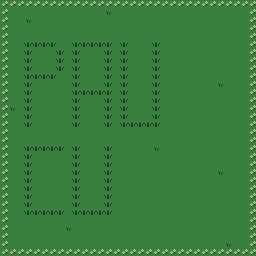

This is a level from a 2D game, rendered from its Tiled map with the project's own tilesets. A one-line summary and the complete map file follow:
An orthogonal 32x32 tile map with 8x8 px tiles, 1 tile layer (tilemap), 2 tilesets.

<map version="1.9" tiledversion="1.9.1" orientation="orthogonal" renderorder="right-down" width="32" height="32" tilewidth="8" tileheight="8" infinite="0" nextlayerid="2" nextobjectid="1">
 <editorsettings>
  <chunksize width="32" height="32" />
  <export target="../source/map.c" format="gba" />
 </editorsettings>
 <tileset firstgid="1" name="tileset" tilewidth="8" tileheight="8" tilecount="32" columns="8">
  <image source="tileset.bmp" width="64" height="32" />
 </tileset>
 <tileset firstgid="33" name="tileset2" tilewidth="8" tileheight="8" tilecount="139" columns="1">
  <image source="tileset2.bmp" width="8" height="1112" />
 </tileset>
 <layer id="1" name="tilemap" width="32" height="32">
  <data encoding="csv">
49,49,49,49,49,49,49,49,49,49,49,49,49,49,49,49,49,49,49,49,49,49,49,49,49,49,49,49,49,49,49,49,
49,46,46,46,46,46,46,46,46,46,46,46,46,48,46,46,46,46,46,46,46,46,46,46,46,46,46,46,46,46,46,49,
49,46,46,48,46,46,46,46,46,46,46,46,46,46,46,46,46,46,46,46,46,46,46,46,46,46,46,46,46,46,46,49,
49,46,46,46,46,46,46,46,46,46,46,46,46,46,46,46,46,46,46,46,46,46,46,46,46,46,46,46,46,46,46,49,
49,46,46,46,46,46,46,46,46,46,46,46,46,46,46,46,46,46,46,46,46,46,46,46,46,46,46,46,46,46,46,49,
49,46,46,47,47,47,47,46,46,47,47,47,47,47,46,47,46,46,46,47,46,46,46,46,46,46,46,46,46,46,46,49,
49,46,46,47,46,46,46,47,46,47,46,46,46,47,46,47,46,46,46,47,46,46,46,46,46,46,46,46,46,46,46,49,
49,46,46,47,46,46,46,47,46,47,46,46,46,47,46,47,46,46,46,47,46,46,46,46,46,46,46,46,46,46,46,49,
49,46,46,47,46,46,46,47,46,47,46,46,46,47,46,47,46,46,46,47,46,46,46,46,46,46,46,46,46,46,46,49,
49,46,46,47,47,47,47,46,46,47,46,46,46,47,46,47,46,46,46,47,46,46,46,46,46,46,46,46,46,46,46,49,
49,46,46,47,46,46,46,46,46,47,46,46,46,47,46,47,46,46,46,47,46,46,46,46,46,46,46,48,46,46,46,49,
49,46,46,47,46,46,46,46,46,47,47,47,47,47,46,47,46,46,46,47,46,46,46,46,46,46,46,46,46,46,46,49,
49,46,46,47,46,46,46,46,46,47,46,46,46,47,46,47,46,46,46,47,46,46,46,46,46,46,46,46,46,46,46,49,
49,48,46,47,46,46,46,46,46,47,46,46,46,47,46,47,46,46,46,47,46,46,46,46,46,46,46,46,46,46,46,49,
49,46,46,47,46,46,46,46,46,47,46,46,46,47,46,47,46,46,46,47,46,46,46,46,46,46,46,46,46,46,46,49,
49,46,46,47,46,46,46,46,46,47,46,46,46,47,46,47,47,47,47,47,46,46,46,46,46,46,46,46,46,46,46,49,
49,46,46,46,46,46,46,46,46,46,46,46,46,46,46,46,46,46,46,46,46,46,46,46,46,46,46,46,46,46,46,49,
49,46,46,46,46,46,46,46,46,46,46,46,46,46,46,46,46,46,46,46,46,46,46,46,46,46,46,46,46,46,46,49,
49,46,46,47,47,47,47,47,46,47,46,46,46,47,46,46,46,46,46,48,46,46,46,46,46,46,46,46,46,46,46,49,
49,46,46,47,46,46,46,46,46,47,46,46,46,47,46,46,46,46,46,46,46,46,46,46,46,46,46,46,46,46,46,49,
49,46,46,47,46,46,46,46,46,47,46,46,46,47,46,46,46,46,46,46,46,46,46,46,46,46,46,46,46,46,46,49,
49,46,46,47,46,46,46,46,46,47,46,46,46,47,46,46,46,46,46,46,46,46,46,46,46,46,46,48,46,46,46,49,
49,46,46,47,46,46,46,46,46,47,46,46,46,47,46,46,46,46,46,46,46,46,46,46,46,46,46,46,46,46,46,49,
49,46,46,47,46,46,46,46,46,47,46,46,46,47,46,46,46,46,46,46,46,46,46,46,46,46,46,46,46,46,46,49,
49,46,46,47,46,46,46,46,46,47,46,46,46,47,46,46,46,46,46,46,46,46,46,46,46,46,46,46,46,46,46,49,
49,46,46,47,46,46,46,46,46,47,46,46,46,47,46,46,46,46,46,46,46,46,46,46,46,46,46,46,46,46,46,49,
49,46,46,47,47,47,47,47,46,47,47,47,47,47,46,46,46,46,46,46,46,46,46,46,46,46,46,46,46,46,46,49,
49,46,46,46,46,46,46,46,46,46,46,46,46,46,46,46,46,46,46,46,46,46,46,46,46,46,46,46,46,46,46,49,
49,46,46,46,46,46,46,46,48,46,46,46,46,46,46,46,46,46,46,46,46,46,46,46,46,46,46,46,46,46,46,49,
49,46,46,46,46,46,46,46,46,46,46,46,46,46,46,46,46,46,46,46,46,46,46,46,46,46,46,46,46,46,46,49,
49,46,46,46,46,46,46,46,46,46,46,46,46,46,46,46,46,46,46,46,46,46,46,46,46,46,46,46,48,46,46,49,
49,49,49,49,49,49,49,49,49,49,49,49,49,49,49,49,49,49,49,49,49,49,49,49,49,49,49,49,49,49,49,49
</data>
 </layer>
</map>